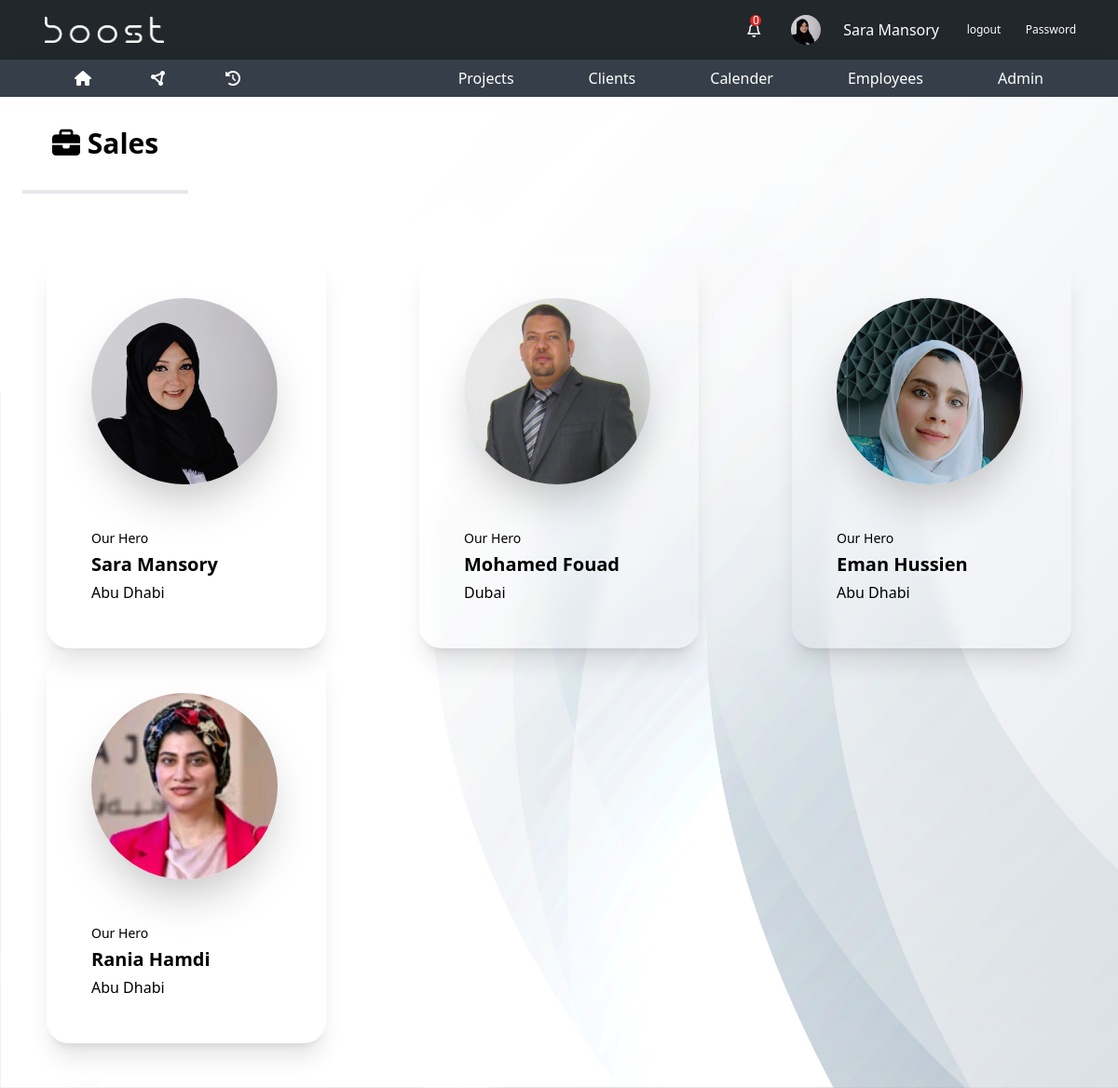
/sales/ (signed in), run on the app's committed database.
### base/models.py (models this page shows, shortened)
class Employee(models.Model):
    employee_id = models.AutoField(primary_key=True)
    firstname = models.CharField(max_length=255)
    lastname = models.CharField(max_length=255)
    email = models.EmailField()
    phone = models.CharField(max_length=20)
    department = models.ForeignKey(
        Department, on_delete=models.SET_NULL, null=True)
    manager_role = models.BooleanField(default=False)
    user = models.OneToOneField(
        User, on_delete=models.CASCADE, null=True, default=None)
    employee_photo = models.ImageField(
        upload_to='employee_photos/', default='employee_photos/sara.jpg', null=True, blank=True)
    location = models.CharField(max_length=50, null=True)
    comilative_points=models.CharField(max_length=20,null=True)
    points=models.CharField(max_length=20,default="0")

### base/views.py (the view)
# urls.py: path("sales/", views.sales, name="sales"),
@login_required
def sales(request):
    employee = get_object_or_404(Employee, user=request.user)
    all_notifications=employee.notifications.all().order_by('-created_at')
    not_read_notifications=employee.notifications.filter(is_read=False).order_by('-created_at')
    sales_men= Employee.objects.filter(department__department_name="Sales").annotate(
        active_client_count=Count('clients', filter=Q(clients__status=True)),
        running_courses_count=Count('courses', filter=Q(courses__status="running"))
    )
    sarah_active_clients=Client.objects.filter(status=True,sales_person=2)
    active_clients=Client.objects.filter(status=True)
    context={
        "sales_men":sales_men,
        "active_clients":sarah_active_clients,
        "active_clients":active_clients,
        "employee":employee,
        "all_notifications":all_notifications,
        "not_read_notifications":not_read_notifications
    }
    return render(request,"pages/sales.html",context)

### templates/pages/sales.html (shortened to what this page needs)
{% extends 'base.html' %}
 {% load static %}
    {% block content %}
     {% include 'parts/navbar.html' %}
<main class="sales-bg">
<section class="relative">
  <h2 class="text-3xl font-bold mb-4 text-start ml-6  p-8 border-b-4 w-fit "> <i class="fa-solid  fa-briefcase"></i> Sales</h2>
  <div class="py-12 grid grid-cols-1 md:grid-cols-2 lg:grid-cols-3 justify-center items-center gap-0">
    {% for sales_man in sales_men  %}
    <div
    class="shadow-xl mx-auto min-h-[350px] backdrop-blur  border-black p-12 rounded-3xl relative overflow-hidden group w-[300px]"
    >
    <div class="flex gap-6 items-center">
    </div>
    <div class="flex flex-col flex-wrap mt-12">
      <p class="text-sm">Our Hero</p>
      <h2 class="text-xl font-bold py-1">{{sales_man.firstname}} {{sales_man.lastname}}</h2>
      <h3>{{sales_man.location}}</h3>
    </div>
    </div>
    {% endfor %}
  </div>
</section>
</main>
{% endblock content %}

### templates/parts/navbar.html (shortened to what this page needs)
{% load static %}
<header class="">
  <div class="bg-[#22272C] px-12 py-2 flex justify-between items-center text-white">
    <div>
      <img src="{% static 'images/boost.png' %}" class="w-32" alt="Logo" />
    </div>
    <div class="flex items-center gap-6 text-white">
        <div class="relative hover:bg-slate-600  cursor-pointer w-6 h-6 flex items-center justify-center p-4 rounded-full" id="nav-profile">
            <i class="fa-regular fa-bell"></i>
            <div class="absolute top-0 left-3 w-3 h-3 text-white bg-red-600 rounded-full flex items-center justify-center text-xs notification-count">{{not_read_notifications.count}}</div>
        </div>
        {% if employee.employee_photo.url %}
        <img
          src="{{ employee.employee_photo.url }}"
          class="w-8 rounded-full cursor-pointer"
          alt="Logo"
        />
        {% endif %}
        <span>{{employee.firstname}} {{employee.lastname}}</span>
        <a class="text-xs hover:bg-slate-600 w-12 h-12 flex items-center justify-center rounded-full" href="{% url 'logout' %}">logout</a>
        <a class="text-xs hover:bg-slate-600 w-12 h-12 flex items-center justify-center rounded-full" href="{% url 'change-password' %}">Password</a>
    </div>
  </div>
  <div class="bg-[#363F49] shadow-2xl px-16 flex gap-20 text-white items-center justify-between">
    <div class="flex gap-8">
      <div class="px-4 py-2 hover:bg-[#22272c] transition-all duration-300 cursor-pointer">
        <a href="{% url 'tasks' %}"><i class="fa-solid fa-house"></i></a>
      </div>
      <div class="px-4 py-2 hover:bg-[#22272c] transition-all duration-300 cursor-pointer">
        <a href="{% url 'home' %}"><i class="fa-solid fa-circle-nodes"></i></a>
      </div>
      <div class="px-4 py-2 hover:bg-[#22272c] transition-all duration-300 cursor-pointer">
        <a href="{% url 'all_tasks' %}">
          <i class="fa-solid fa-clock-rotate-left"></i>
        </a>
      </div>
    </div>
    <ul class="flex gap-12">
      <li class="relative px-4 py-2 hover:bg-[#22272c] transition-all duration-300">
        <a href="{% url 'projects' %}">Projects</a>
      </li>
      <li class="relative px-4 py-2 hover:bg-[#22272c] transition-all duration-300">
        <a href="{% url 'clients' %}">Clients</a>
      </li>
      <li class="relative px-4 py-2 hover:bg-[#22272c] transition-all duration-300">
        <a href="{% url 'courses' %}">Calender</a>
      </li>
      <li class="relative px-4 py-2 hover:bg-[#22272c] transition-all duration-300">
        <a href="{% url 'employees' %}">Employees</a>
      </li>
      <li class="relative px-4 py-2 hover:bg-[#22272c] transition-all duration-300">
        <a href="{% url 'admin:index' %}">Admin</a>
      </li>
    </ul>
  </div>
</header>

### data on the page
Employee: employee_photo (picture), firstname "Sara", lastname "Mansory", location "Abu Dhabi"
Employee: firstname "Mohamed", lastname "Fouad", location "Dubai"
Employee: firstname "Eman", lastname "Hussien", location "Abu Dhabi"
Employee: firstname "Rania", lastname "Hamdi", location "Abu Dhabi"

### other printed values
{{ not_read_notifications.count }} "0"
